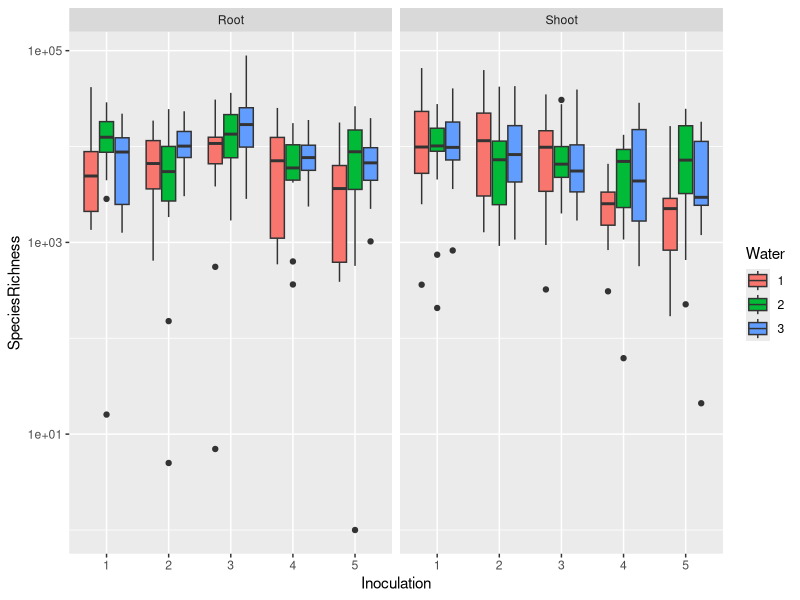
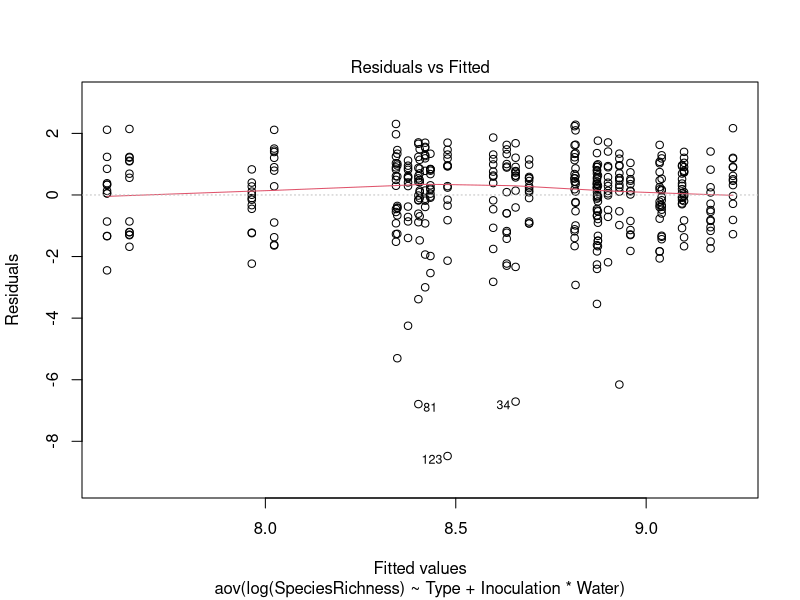
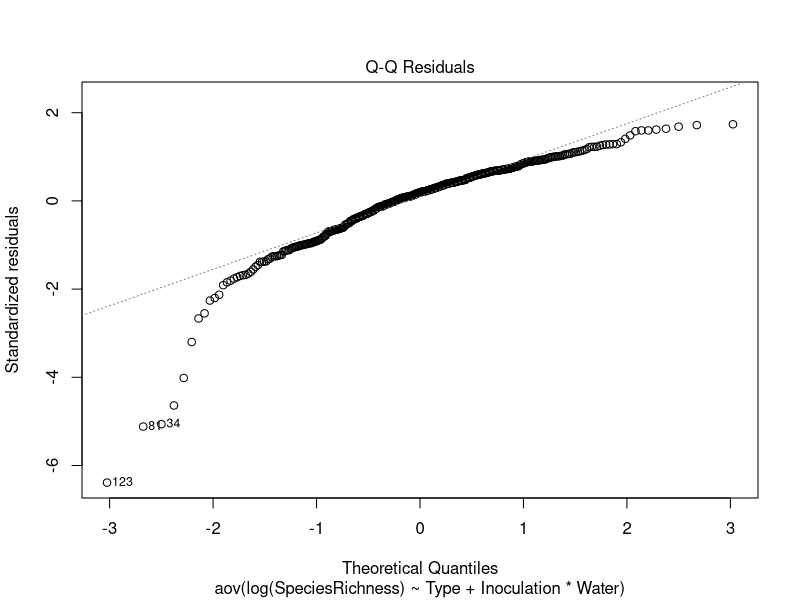
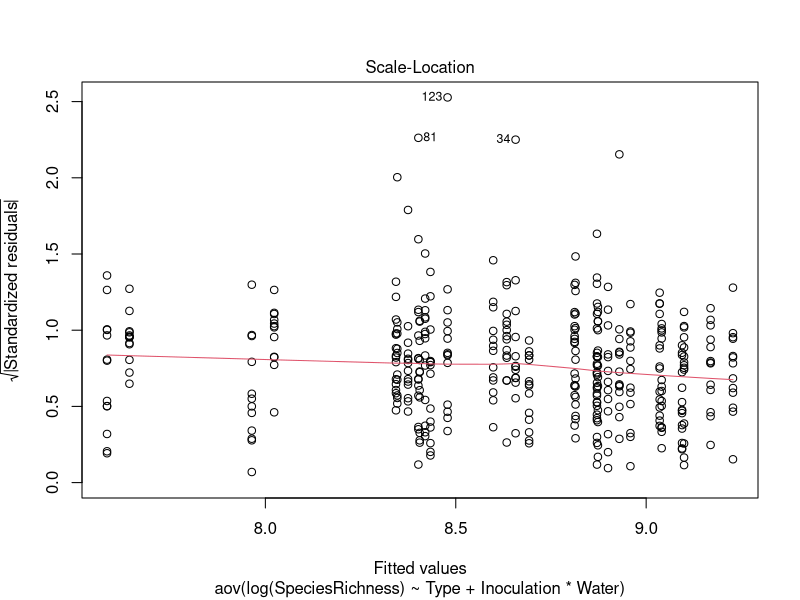
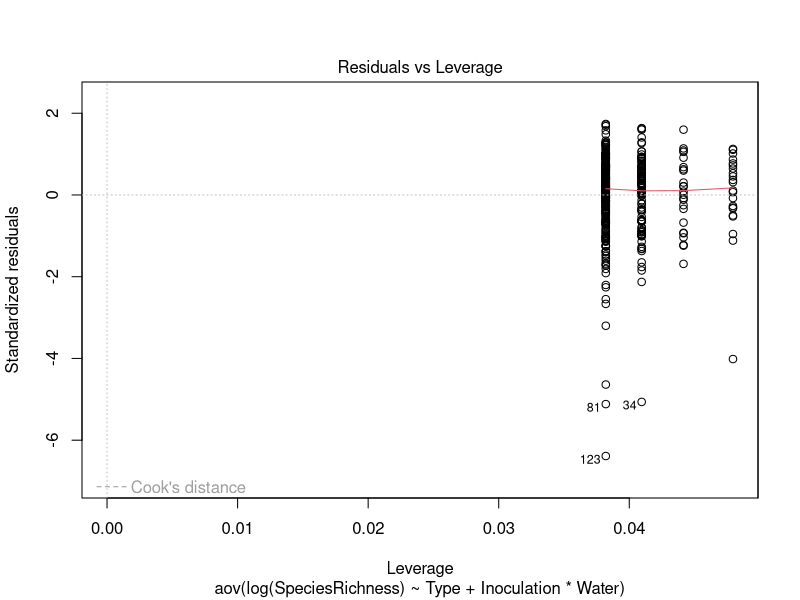
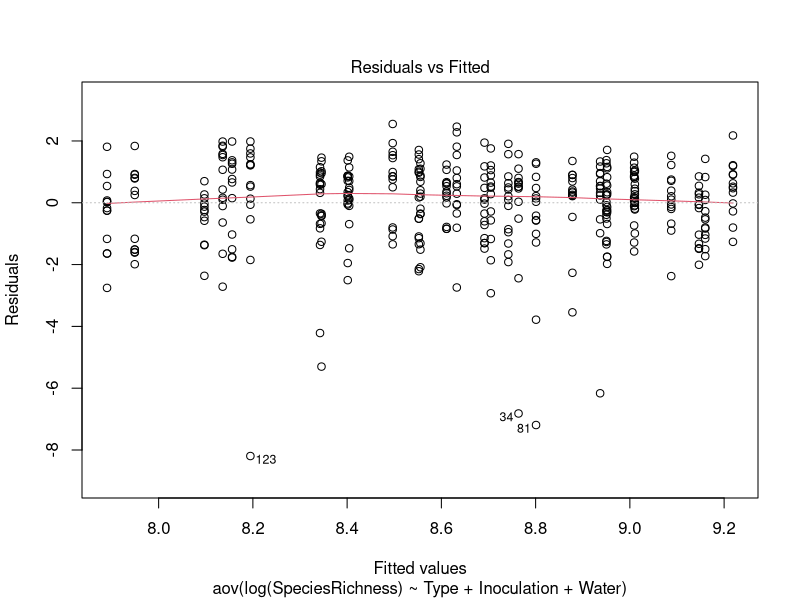
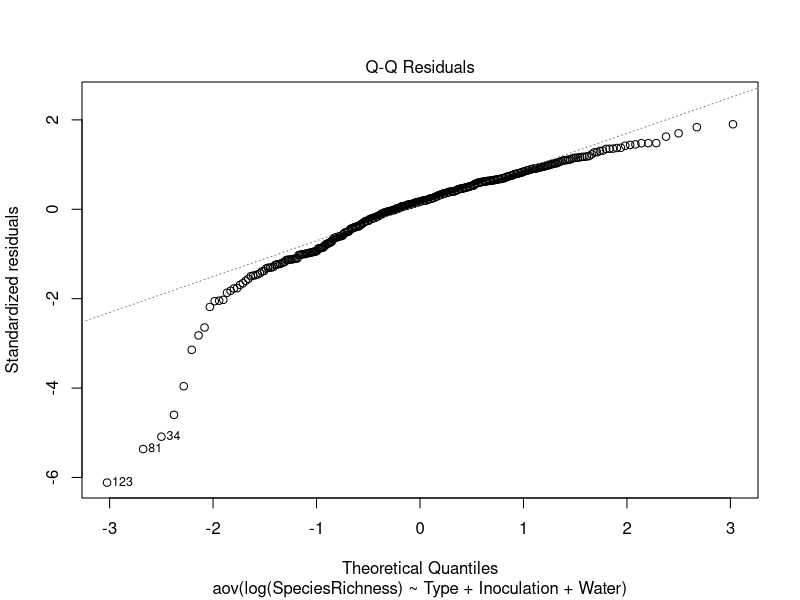
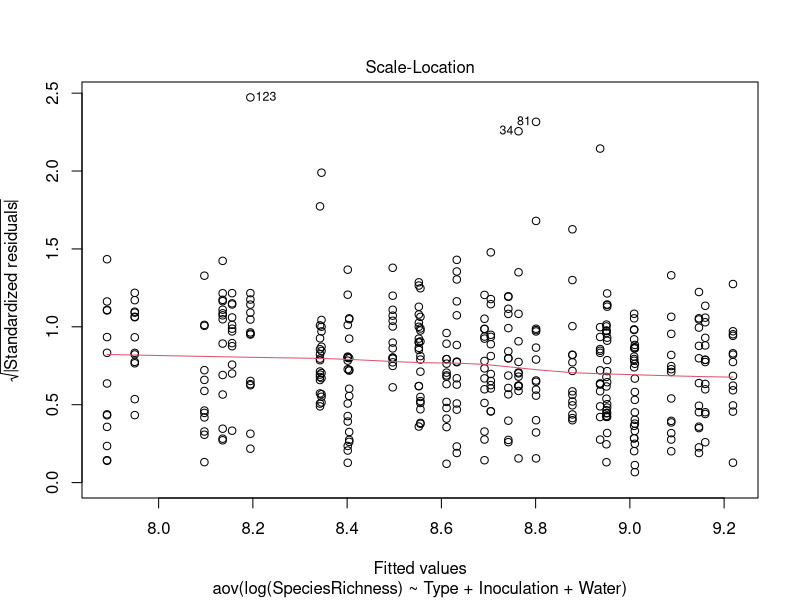

Write the R code that produced these figures, in order. (Note: this script raises an error after producing the figures.)
## ---- chunk 1
knitr::opts_chunk$set(echo = TRUE)
## ---- chunk 2
#load libraries
library(tidyverse)
library(car)
library(ggpubr)
library(effects)
library(readxl)
library(emmeans)

dat = read.csv("data/pips_data/pips_complete.csv") |>
  mutate(
    Inoculation = as.character(Inoculation),
    Water = as.character(Water)
  )

ggplot(dat, aes(Inoculation, SpeciesRichness, fill = Water)) +
  facet_wrap(~ Type) +
  scale_y_log10() +
  geom_boxplot()

## ---- chunk 3
# interaction model
fit1 = aov(log(SpeciesRichness) ~ Type + Inoculation * Water, data = dat)
Anova(fit1, type = "3") # if you have interactions, type-3 sums-of-squares is appropriate

# additive model
fit2 = aov(log(SpeciesRichness) ~ Type + Inoculation + Water, data = dat)
Anova(fit2, type = "2") # if you don't have interactions, type-2 sums-of-squares is appropriate

#plot to check residuals
plot(fit1)
plot(fit2)

# Studentized residuals
MASS::studres(fit1) |>
  abs() |>
  sort()

filtered_dat = filtered_dat |>
  mutate(res = resid(filtered_fit1))

#check the outliers again
shapiro.test(fit1$residuals)

#remove the outliers, re-run the analysis
filtered_dat = dat[-c(401, 78, 34, 81, 123), ]

#plot the filtered data to check the spread
ggplot(filtered_dat, aes(log(SpeciesRichness))) +
  facet_grid(Water ~ Inoculation) +
  # scale_x_log10() +
  geom_histogram()

## ---- chunk 4
#interaction model
filtered_fit1 = aov(log(SpeciesRichness) ~ Type + Inoculation * Water, data = filtered_dat)
Anova(filtered_fit1, type = "3") # if you have interactions, type-3 sums-of-squares is appropriate
plot(filtered_fit1)

#additive model 
filtered_fit2 = aov(log(SpeciesRichness) ~ Type + InoculationLabeled + WaterLabeled, data = filtered_dat)
Anova(filtered_fit2, type = "2")
plot(filtered_fit2)

#Re-plot grouped boxplot by inoculation and plant part without the outliers
ggplot(filtered_dat, aes(x=Inoculation, y=log(SpeciesRichness), fill=Water)) + 
    geom_boxplot() + theme_light() + facet_wrap(~ Type)

#Compare to old boxplot of unfiltered data
ggplot(dat, aes(x=Inoculation, y=log(SpeciesRichness), fill=Water)) + 
    geom_boxplot() + theme_light() + facet_wrap(~ Type)
## ---- chunk 5
## Type II ANOVA ##

#Inoculation
#apply the emmeans() command to the ANOVA object.
RichnessPairs1 <- emmeans(filtered_fit2, ~ InoculationLabeled)
RichnessPairs1

#obtain the planned 95% confidence intervals for a pairwise comparison
RichnessPlanned1 <- contrast(RichnessPairs1, adjust = "none")
RichnessPlanned1

#Water
#apply the emmeans() command to the ANOVA object.
RichnessPairs2 <- emmeans(filtered_fit2, ~ WaterLabeled)
RichnessPairs2

#obtain the planned 95% confidence intervals for a pairwise comparison
RichnessPlanned2 <- contrast(RichnessPairs2, adjust = "none")
RichnessPlanned2
## ---- chunk 6
root_dat = subset(filtered_dat, Type == "Root")

#interaction model
richness_root_fit1 = aov(log(SpeciesRichness) ~ InoculationLabeled * WaterLabeled, data = root_dat)
Anova(richness_root_fit1, type = "3") # if you have interactions, type-3 sums-of-squares is appropriate
plot(richness_root_fit1)
plot(allEffects(richness_root_fit1))

#additive model 
richness_root_fit2 = aov(log(SpeciesRichness) ~ InoculationLabeled + WaterLabeled, data = root_dat)
Anova(richness_root_fit2, type = "2")
plot(richness_root_fit2)
plot(allEffects(richness_root_fit2))
## ---- chunk 7
## Type III ANOVA ##

#apply the emmeans() command to the ANOVA object.
RichRootsW1<- emmeans(richness_root_fit1, ~ WaterLabeled)
RichRootsW1

#obtain the planned 95% confidence intervals for a pairwise comparison
RootsPlannedW1 <- contrast(RichRootsW1, adjust = "none")
RootsPlannedW1

#apply the emmeans() command to the ANOVA object.
RichRootsI1<- emmeans(richness_root_fit1, ~ InoculationLabeled)
RichRootsI1

#obtain the planned 95% confidence intervals for a pairwise comparison
RootsPlannedI1 <- contrast(RichRootsI1, adjust = "none")
RootsPlannedI1

## Type II ANOVA ##
#apply the emmeans() command to the ANOVA object.
RichRootsW2<- emmeans(richness_root_fit2, ~ WaterLabeled)
RichRootsW2

#obtain the planned 95% confidence intervals for a pairwise comparison
RootsPlannedW2 <- contrast(RichRootsW2, adjust = "none")
RootsPlannedW2

#apply the emmeans() command to the ANOVA object.
RichRootsI2<- emmeans(richness_root_fit2, ~ InoculationLabeled)
RichRootsI2

#obtain the planned 95% confidence intervals for a pairwise comparison
RootsPlannedI2 <- contrast(RichRootsI2, adjust = "none")
RootsPlannedI2
## ---- chunk 8
shoot_dat = subset(filtered_dat, Type == "Shoot")

#interaction model
richness_shoot_fit1 = aov(log(SpeciesRichness) ~ InoculationLabeled * WaterLabeled, data = shoot_dat)
Anova(richness_shoot_fit1, type = "3") # if you have interactions, type-3 sums-of-squares is appropriate
plot(richness_shoot_fit1)
plot(allEffects(richness_shoot_fit1))

#additive model 
richness_shoot_fit2 = aov(log(SpeciesRichness) ~ InoculationLabeled + WaterLabeled, data = shoot_dat)
Anova(richness_shoot_fit2, type = "2")
plot(richness_shoot_fit2)
plot(allEffects(richness_shoot_fit2))
## ---- chunk 9
## Type III ANOVA ##

#apply the emmeans() command to the ANOVA object.
RichShootsW1<- emmeans(richness_shoot_fit1, ~ WaterLabeled)
RichShootsW1

#obtain the planned 95% confidence intervals for a pairwise comparison
ShootsPlannedW1 <- contrast(RichShootsW1, adjust = "none")
ShootsPlannedW1

#apply the emmeans() command to the ANOVA object.
RichShootsI1<- emmeans(richness_shoot_fit1, ~ InoculationLabeled)
RichShootsI1

#obtain the planned 95% confidence intervals for a pairwise comparison
ShootsPlannedI1 <- contrast(RichShootsI1, adjust = "none")
ShootsPlannedI1

## Type II ANOVA ##
#apply the emmeans() command to the ANOVA object.
RichShootsW2<- emmeans(richness_shoot_fit2, ~ WaterLabeled)
RichShootsW2

#obtain the planned 95% confidence intervals for a pairwise comparison
ShootsPlannedW2 <- contrast(RichShootsW2, adjust = "none")
ShootsPlannedW2

#apply the emmeans() command to the ANOVA object.
RichShootsI2 <- emmeans(richness_shoot_fit2, ~ InoculationLabeled)
RichShootsI2

#obtain the planned 95% confidence intervals for a pairwise comparison
ShootsPlannedI2 <- contrast(RichShootsI2, adjust = "none")
ShootsPlannedI2
